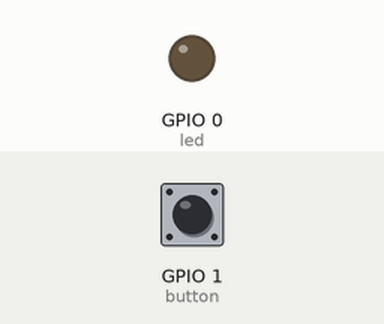
This program was run on a simulated Raspberry Pi (BCM pin numbers). Shown: output pins drawn as LEDs (lit = HIGH). The inputs (shaded band) are chosen by the test bench; at power-on: GPIO 1 (button) HIGH. What the program prints to the terminal is not drawn.

Above: at 1.2 s.
1.3 s: GPIO 1 (button) pulled LOW for 0.15 s
At 1.37 s:
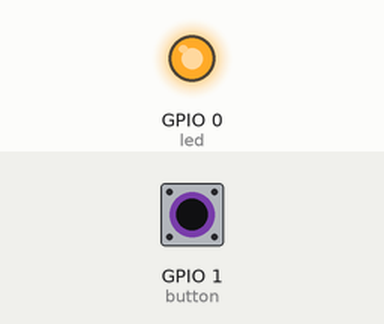
2.9 s: GPIO 1 (button) pulled LOW for 3.2 s
At 7.1 s:
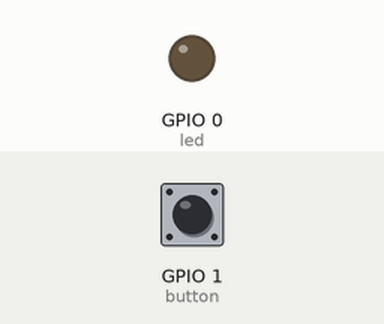
Timing chart, 0 to 8.6 s (numbered marks = the images above; inputs shaded):
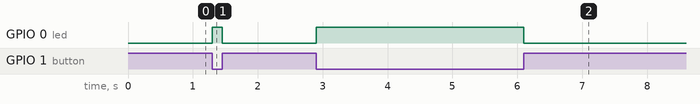

The program:

01_GPIO_Ports.py
```python
from gpiozero import LED
from gpiozero import Button

# Initialize LED connected to GPIO pin 0
led = LED(0)
# Initialize button connected to GPIO pin 1
button = Button(1)

while True:
    if button.is_pressed:
        #Turn on LED when button is pressed
        led.on()
        print("Button is pressed")
    else:
        #Turn off LED when button is not pressed
        led.off()
        print("Button is not pressed")
```

Measured:
- after the input at 1.3 s, GPIO 0 (led): LOW → HIGH at once, → LOW 0.15 s later
- after the input at 2.9 s, GPIO 0 (led): LOW → HIGH at once, → LOW 3.2 s later
